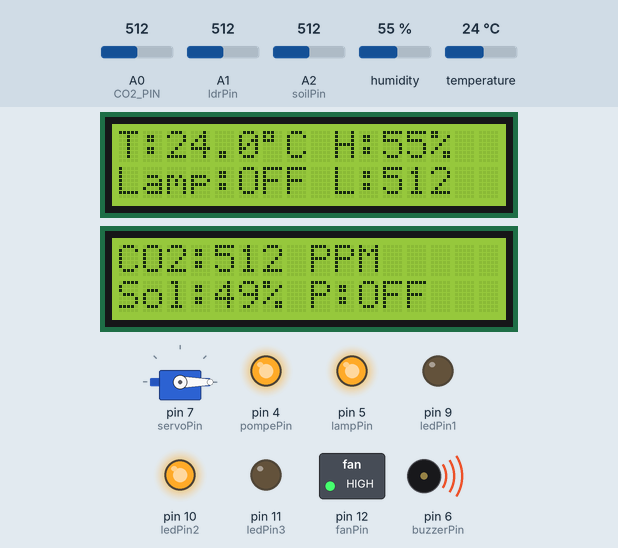
A sketch run on a simulated Arduino Uno, built with avr-gcc and run on an emulated ATmega328P. On the bench: servo, 2 × 16×2 character LCD, switched loads named in the sketch (green lamp = pin HIGH), output pins drawn as LEDs (lit = HIGH), buzzer (waves = sounding, pin HIGH). The inputs (shaded band) are chosen by the test bench; at power-on: A0 (CO2_PIN) = 512, A1 (ldrPin) = 512, A2 (soilPin) = 512, humidity 55 %, temperature 24 °C. What the sketch prints to the serial monitor is not drawn.

Above: at 2.8 s.
2.9 s: A0 (CO2_PIN) set to 685
At 3.8 s:
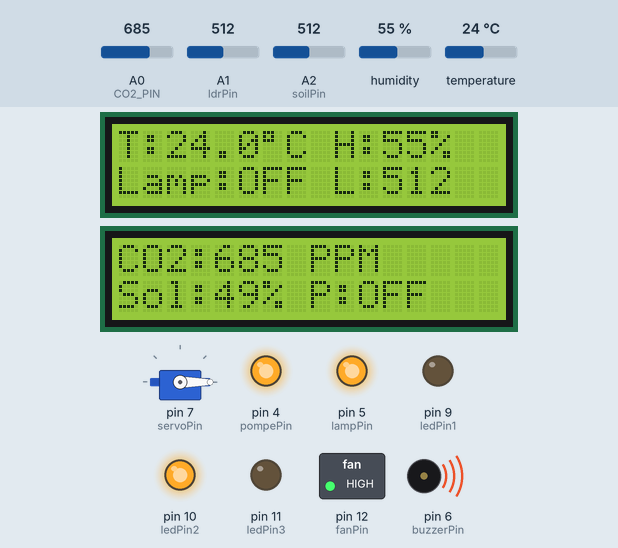
4.4 s: A0 (CO2_PIN) set to 711
At 6.96 s:
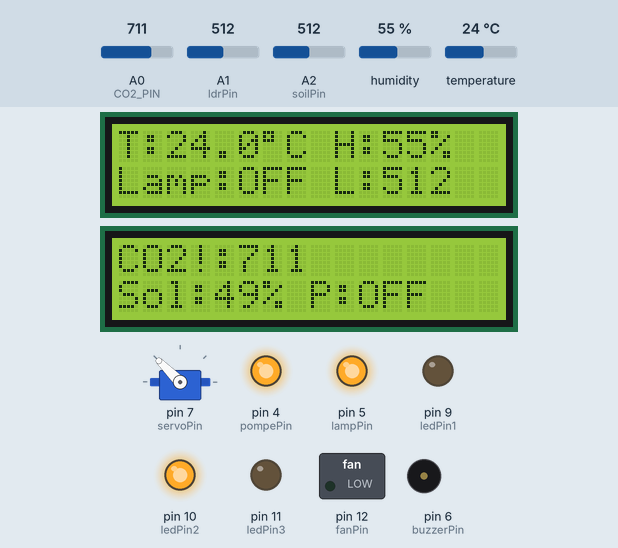
8.3 s: A1 (ldrPin) set to 307
At 9.1 s:
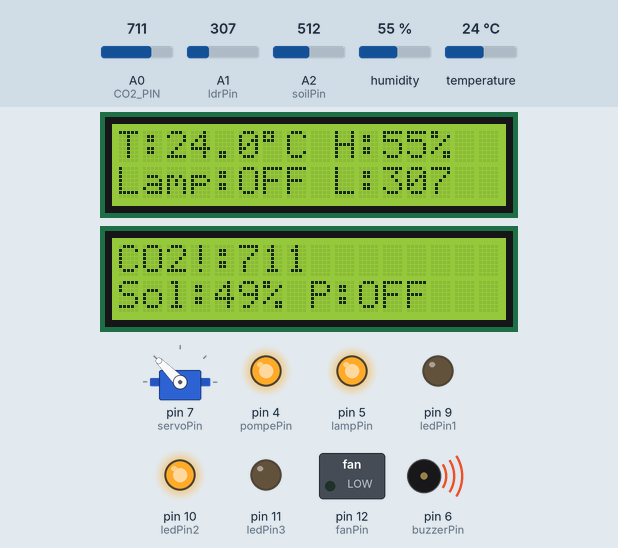
9.8 s: A1 (ldrPin) set to 291
At 10.32 s:
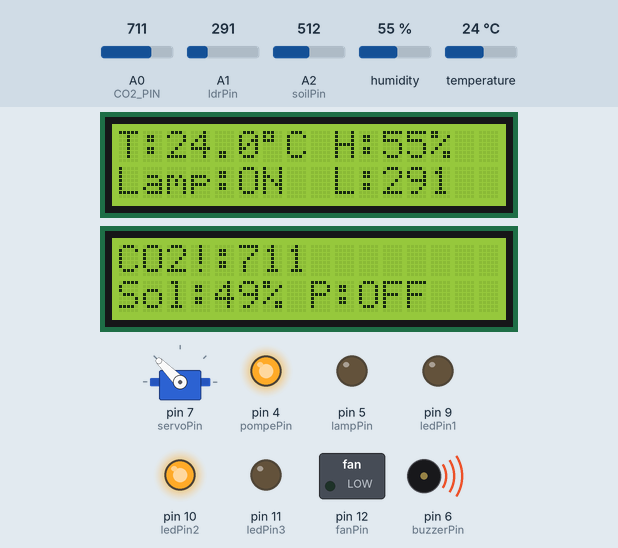
11.9 s: A2 (soilPin) set to 704
At 12.46 s:
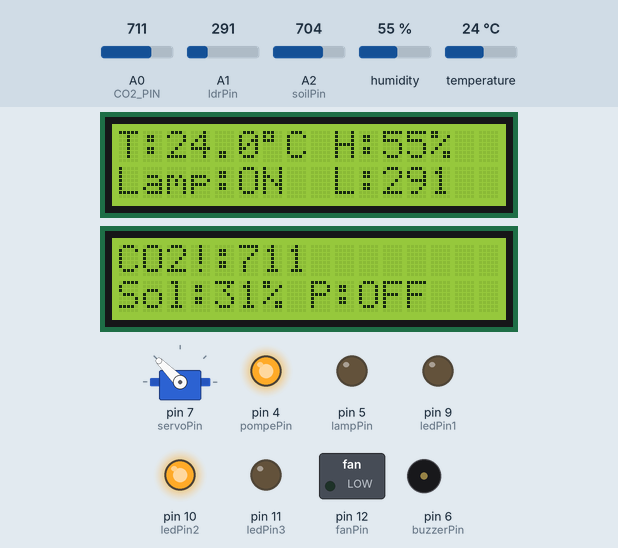
13.5 s: A2 (soilPin) set to 730
At 15.38 s:
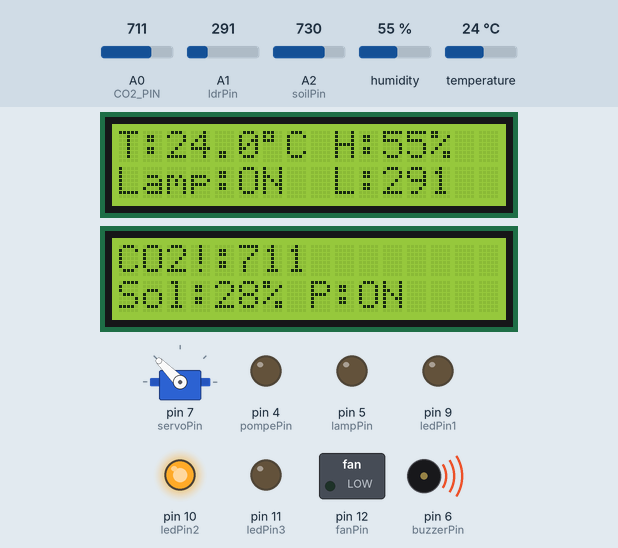
Timing chart, 0 to 16.7 s (numbered marks = the images above; inputs shaded):
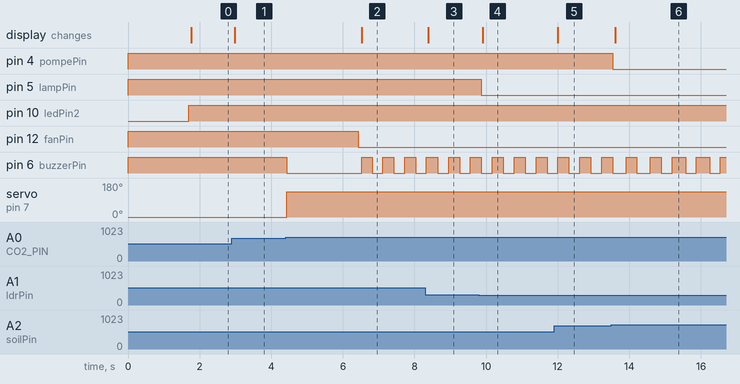

Measured:
- the behaviour switches between 700 and 701 on A0 (CO2_PIN) (found by bisection; images 1 and 2)
- the behaviour switches between 300 and 299 on A1 (ldrPin) (found by bisection; images 3 and 4)
- the behaviour switches between 716 and 717 on A2 (soilPin) (found by bisection; images 5 and 6)
- after the input at 2.9 s, the display: changes after 0.08 s (image 1)
- after the input at 4.4 s, pin 12 (fanPin): HIGH → LOW after 2.0 s; pin 6 (buzzerPin): HIGH → LOW at once, then repeats every 0.60 s: HIGH 0.29 s, LOW 0.30 s; servo on pin 7 (servoPin): 0° → 135° at once; the display: changes after 2.1 s (image 2)
- after the input at 8.3 s, the display: changes after 0.08 s (image 3)
- after the input at 9.8 s, pin 5 (lampPin): HIGH → LOW after 0.07 s; the display: changes after 0.11 s (image 4)
- after the input at 11.9 s, the display: changes after 0.10 s (image 5)
- after the input at 13.5 s, pin 4 (pompePin): HIGH → LOW at once; the display: changes after 0.11 s (image 6)

The sketch:

code_pratique.ino
```cpp
#include <Wire.h>
#include <LiquidCrystal_I2C.h>
#include "DHT.h"
#include <DHT_U.h>
#include <Servo.h>

#define Type DHT11

// ======== LCD ========
LiquidCrystal_I2C lcd1(0x27, 16, 2);
LiquidCrystal_I2C lcd2(0x3F, 16, 2);

// ======== DHT ========
int sensePin = 8;
DHT HT(sensePin, Type);
float humidity;
float temperature;

// ======== Pins ========
int ledPin1   = 9;
int ledPin2   = 10;
int ledPin3   = 11;
int fanPin    = 12;
int buzzerPin = 6;
int servoPin  = 7;

#define CO2_PIN       A0
#define CO2_THRESHOLD 700

const int ldrPin  = A1;
const int lampPin = 5;
int ldrValue      = 0;
int seuilLDR      = 300;

int soilPin  = A2;
int pompePin = 4;

// ======== Servo ========
Servo myServo;

bool pompeActive    = false;
bool windowOpen     = false;
bool co2AlarmActive = false;
char Incoming_value = 0;
bool modeManuel = false;

// ======== Gestion du bip CO2 intermittent ========
unsigned long lastBeepTime = 0;
bool beepState = false;

#define BEEP_ON  300
#define BEEP_OFF 300

// ======== Gestion non bloquante du bip d'ouverture ========
unsigned long beepOpenStart = 0;
bool beepOpenActive = false;

// ======== startBeepOpen : remplace l'ancien delay(2000) ========
void startBeepOpen() {
  digitalWrite(buzzerPin, LOW);
  beepOpenStart = millis();
  beepOpenActive = true;
}

// ======== openWindow ========
void openWindow() {
  if (!windowOpen) {
    myServo.write(135);
    delay(2000);
    windowOpen = true;

    if (!co2AlarmActive) {
      startBeepOpen(); // [FIX] remplace l'appel à beepOpen() par startBeepOpen()
    }
  }

  // Relais inversé : LOW = ON
  digitalWrite(fanPin, LOW);
}

// ======== closeWindow ========
void closeWindow() {
  if (windowOpen) {
    myServo.write(0);
    delay(500);
    windowOpen = false;
  }

  // Relais inversé : HIGH = OFF
  digitalWrite(fanPin, HIGH);
}

// ======== Setup ========
void setup() {

  pinMode(ledPin1,   OUTPUT);
  pinMode(ledPin2,   OUTPUT);
  pinMode(ledPin3,   OUTPUT);
  pinMode(fanPin,    OUTPUT);
  pinMode(buzzerPin, OUTPUT);
  pinMode(lampPin,   OUTPUT);
  pinMode(pompePin,  OUTPUT);

  digitalWrite(ledPin1, LOW);
  digitalWrite(ledPin2, LOW);
  digitalWrite(ledPin3, LOW);

  // ===== Relais inversé =====
  digitalWrite(fanPin, HIGH);
  digitalWrite(lampPin, HIGH);
  digitalWrite(pompePin, HIGH);

  digitalWrite(buzzerPin, HIGH);

  myServo.attach(servoPin);
  myServo.write(0);

  Serial.begin(9600);

  HT.begin();
  Wire.begin();

  // ===== LCD1 =====
  lcd1.init();
  lcd1.backlight();

  lcd1.setCursor(3, 0);
  lcd1.print("Hello!");

  lcd1.setCursor(0, 1);
  lcd1.print(" Salam Alikom");

  // ===== LCD2 =====
  lcd2.init();
  lcd2.backlight();

  lcd2.setCursor(2, 0);
  lcd2.print(":(");

  lcd2.setCursor(0, 1);
  lcd2.print("  Initializing..");

  delay(1500);

  lcd1.clear();
  lcd2.clear();
}

// ======== Loop ========
void loop() {

  unsigned long now = millis();
  // ===== Bluetooth =====
if (Serial.available() > 0)
{
  Incoming_value = Serial.read();

  switch(Incoming_value)
  {
    case 'A':
      modeManuel = false;
      break;

    case 'M':
      modeManuel = true;
      break;

    case '1':
      if(modeManuel)
        digitalWrite(lampPin, LOW);
      break;

    case '0':
      if(modeManuel)
        digitalWrite(lampPin, HIGH);
      break;

    case '2':
      if(modeManuel)
      {
        myServo.write(135);
        windowOpen = true;
        digitalWrite(fanPin, LOW);
      }
      break;

    case '3':
      if(modeManuel)
      {
        myServo.write(0);
        windowOpen = false;
        digitalWrite(fanPin, HIGH);
      }
      break;

    case '4':
      if(modeManuel)
      {
        pompeActive = true;
        digitalWrite(pompePin, LOW);
      }
      break;

    case '5':
      if(modeManuel)
      {
        pompeActive = false;
        digitalWrite(pompePin, HIGH);
      }
      break;
  }
}   // ← ajouter cette accolade ici

  // ===== [FIX] Gestion non bloquante du bip d'ouverture =====
  if (beepOpenActive && (now - beepOpenStart >= 2000)) {
    beepOpenActive = false;
    if (!co2AlarmActive) {
      digitalWrite(buzzerPin, HIGH);
    }
  }

  humidity    = HT.readHumidity();
  temperature = HT.readTemperature();

  int co2 = analogRead(CO2_PIN);

  ldrValue = analogRead(ldrPin);

  int soilRaw = analogRead(soilPin);

  int soilHumidity = map(soilRaw, 1023, 0, 0, 100);
  soilHumidity = constrain(soilHumidity, 0, 100);

  bool lampState = (ldrValue < seuilLDR);

  bool co2High = (co2 > CO2_THRESHOLD);

  // ===== LDR / Lampe =====
  // Relais inversé : LOW = ON
  if(!modeManuel)
{
  digitalWrite(lampPin, lampState ? LOW : HIGH);
}

  // ===== Pompe =====
  if(!modeManuel)
{
  if (soilHumidity < 30) {
    pompeActive = true;
  }
  else if (soilHumidity >= 60) {
    pompeActive = false;
  }
}
digitalWrite(pompePin, pompeActive ? LOW : HIGH);
  // ===== LEDs humidité =====
  if (humidity < 40) {

    digitalWrite(ledPin1, HIGH);
    digitalWrite(ledPin2, LOW);
    digitalWrite(ledPin3, LOW);

  }
  else if (humidity <= 80) {

    digitalWrite(ledPin1, LOW);
    digitalWrite(ledPin2, HIGH);
    digitalWrite(ledPin3, LOW);

  }
  else {

    digitalWrite(ledPin1, LOW);
    digitalWrite(ledPin2, LOW);
    digitalWrite(ledPin3, HIGH);

  }

  // ===== Alarme CO2 =====
  if (co2High) {

    co2AlarmActive = true;

    if (now - lastBeepTime >= (beepState ? BEEP_ON : BEEP_OFF)) {

      lastBeepTime = now;

      beepState = !beepState;

      digitalWrite(buzzerPin, beepState ? LOW : HIGH);
    }

  }
  else {

    if (co2AlarmActive) {

      co2AlarmActive = false;

      beepState = false;

      digitalWrite(buzzerPin, HIGH);
    }
  }

  // ===== Ventilateur + Fenêtre =====
  if(!modeManuel)
{
  if (co2High || temperature > 32 || humidity < 40 || humidity > 80)
  {
    openWindow();
  }
  else
  {
    closeWindow();
  }
}

  // ===== Moniteur série =====
  Serial.print("Temp: ");
  Serial.print(temperature);

  Serial.print(" | Hum: ");
  Serial.print(humidity);

  Serial.print(" | CO2: ");
  Serial.print(co2);

  Serial.print(" | LDR: ");
  Serial.print(ldrValue);

  Serial.print(" | Soil: ");
  Serial.print(soilHumidity);

  Serial.print("% | Pompe: ");
  Serial.println(pompeActive ? "ON" : "OFF");

  // ===== LCD 1 =====
  lcd1.setCursor(0, 0);

  lcd1.print("T:");
  lcd1.print(temperature, 1);

  lcd1.print((char)223);
  lcd1.print("C H:");

  lcd1.print(humidity, 0);
  lcd1.print("%  ");

  lcd1.setCursor(0, 1);

  lcd1.print("Lamp:");
  lcd1.print(lampState ? "ON " : "OFF");

  lcd1.print(" L:");
  lcd1.print(ldrValue);
  lcd1.print("  ");

  // ===== LCD 2 =====
  lcd2.setCursor(0, 0);

  if (co2High) {

    lcd2.print("CO2!:");
    lcd2.print(co2);
    lcd2.print("     ");

  }
  else {

    lcd2.print("CO2:");
    lcd2.print(co2);
    lcd2.print(" PPM  ");

  }

  lcd2.setCursor(0, 1);

  lcd2.print("Sol:");
  lcd2.print(soilHumidity);
  lcd2.print("%");

  lcd2.print(pompeActive ? " P:ON " : " P:OFF");
}
```
